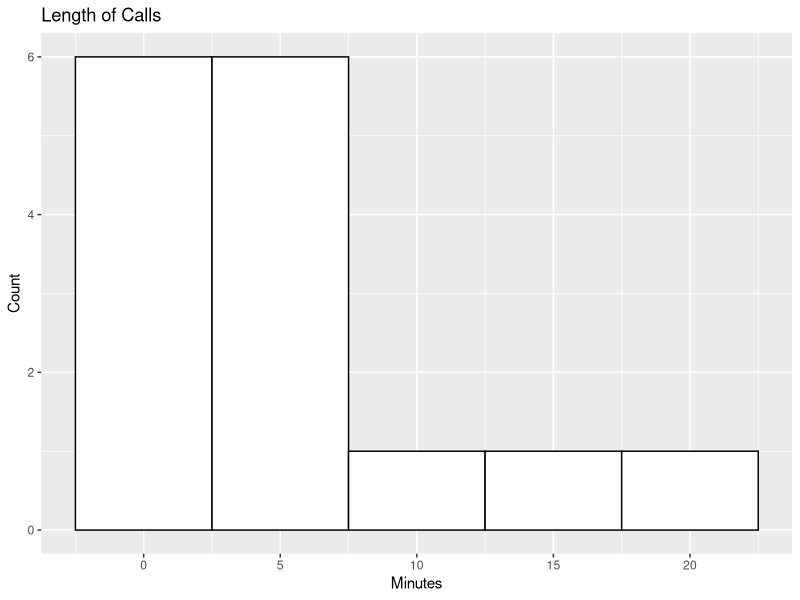
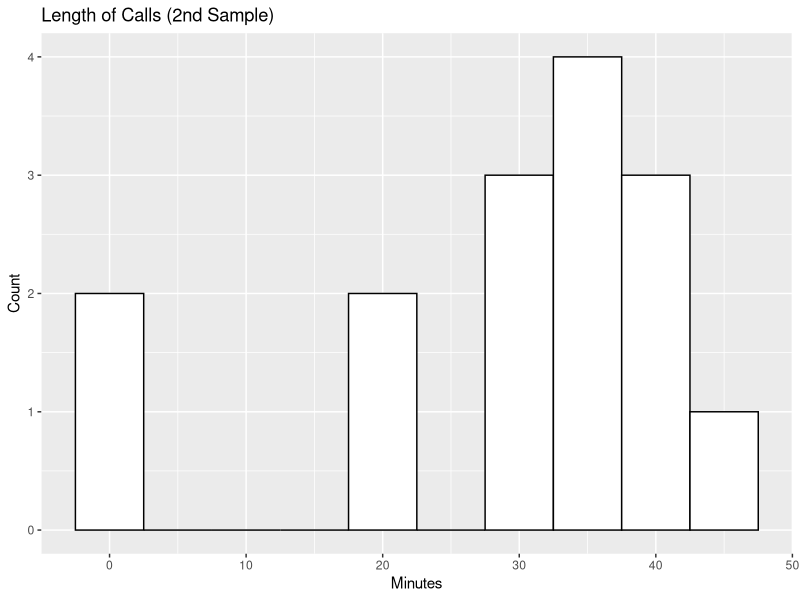
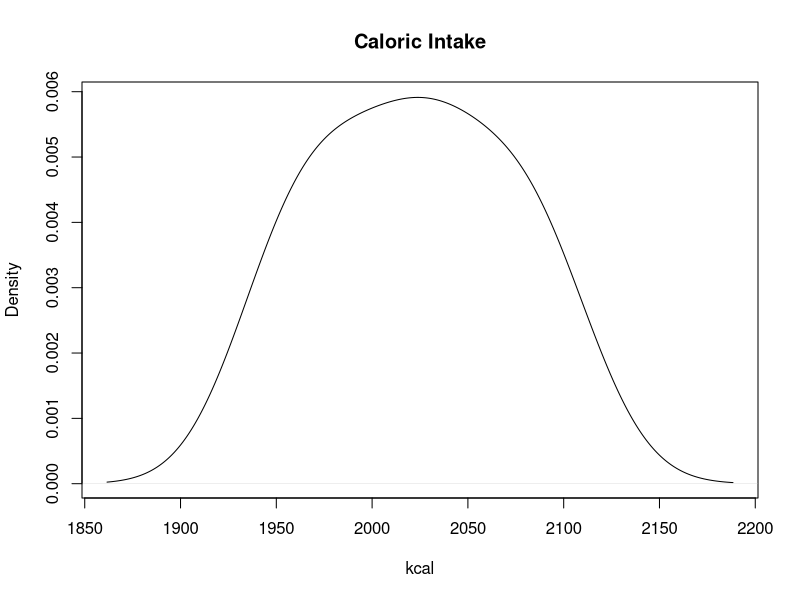
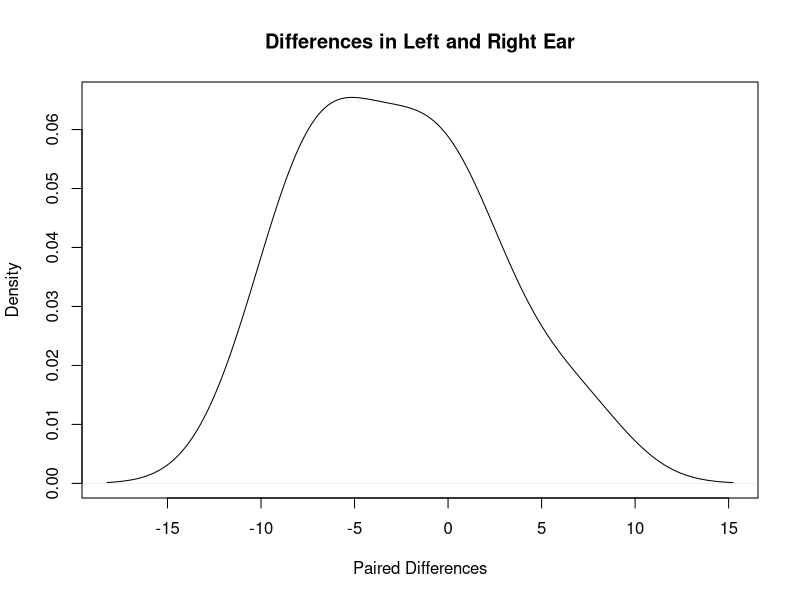
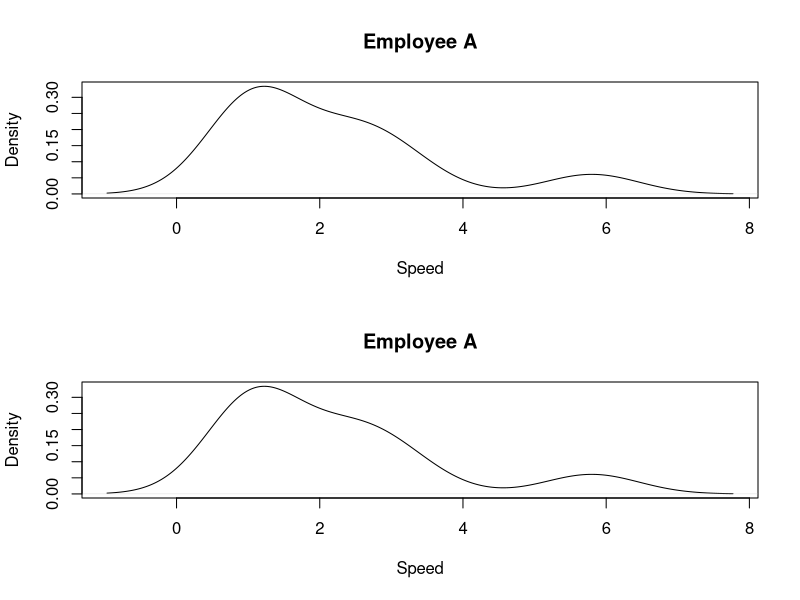

Source code (R) for these figures, in order:
## ---- chunk 1
library(ggplot2)

## Sampled data
calls1 <- c(2,1,3,3,3,3,1,3,16,2,2,12,20,3,1)

## Histogram of sampled data
ggplot(data.frame(calls1), aes(x=calls1)) + 
  geom_histogram(binwidth = 5, color = "black", fill = "white") + 
  labs(title = "Length of Calls",
    x = "Minutes", y = "Count")

## Determine test statistic
v <- sum(calls1 > 5)
v

## Determine sample size
n <- length(calls1)

## Determine p-value
binom.test(v, n, alternative="less")

## Compare p-value with
pbinom(v, n, 0.5)
## ---- chunk 2
calls2 <- c(22,35,31,41,36,1,21,37,1,42,32,33,28,41,44)

## Histogram of sampled data
ggplot(data.frame(calls2), aes(x=calls2)) + 
  geom_histogram(binwidth = 5, color = "black", fill = "white") + 
  labs(title = "Length of Calls (2nd Sample)",
    x = "Minutes", y = "Count")

v2 <- sum(calls2 > 30)
v2

## Determine sample size
n2 <- length(calls2)

## Determine p-value
binom.test(v2, n2, alternative="greater")

## Compare p-value with
1 - pbinom(v2 - 1, n2, 0.5)
## or
pbinom(v2 - 1, n2, 0.5, lower.tail = FALSE)
## ---- chunk 3
v3 <- sum(calls2 > 25)
v3

## Determine p-value
binom.test(v3, n2, alternative="two.sided")

## Compare with
2*(1 - pbinom(v3 - 1, 15, 0.5))
## ---- chunk 4
caloric_intake <- c(1950, 2020, 2100, 1985, 2040, 1990, 2070, 2030, 1955, 2080)

## check is data looks symmetric.
## Symmetry needed for Wilcoxon Rank Sign Test
## Otherwise use Sign Test
plot(density(caloric_intake), main ="Caloric Intake", xlab = "kcal")
## OK. Somewhat symmetric

## sample size 10
## no tied tanks. Function will display a message if they exist
## no value equal to null. Function will display a message if they exist
wilcox.test(caloric_intake, mu = 2000, alternative = "two.sided")
## ---- chunk 5
v4 <- sum(caloric_intake > 2000)
v4

## Determine p-value
binom.test(v4, 10, alternative = "two.sided")

## Compare with
2*(1 - pbinom(v4 - 1, 10, 0.5))
## ---- chunk 6
## Correct word counts
left <- c(25, 29, 10, 31, 27, 24, 27, 29, 30, 32, 20, 25)
right <- c(32, 30, 7, 36, 20, 32, 26, 33, 32, 32, 30, 32)

## paired differences
paired_diff <- left - right

plot(density(paired_diff), main ="Differences in Left and Right Ear", xlab = "Paired Differences")

v5 <- sum(paired_diff > 0)
v5

## Determine p-value
binom.test(v5, length(paired_diff), alternative="two.sided")

## Compare with
2*(pbinom(v5, length(paired_diff), 0.5))
## ---- chunk 7
wilcox.test(left, right, alternative="two.sided", paired=TRUE, exact = FALSE)

## OR

wilcox.test(paired_diff, alternative="two.sided", exact = FALSE)
## ---- chunk 8
## Register data
rpA <- c(5.8, 1, 1.1, 2.1, 2.5, 1.1, 1, 1.2, 3.2, 2.7)
rpB <- c(1.5, 2.7, 6.6, 4.6, 1.1, 1.2, 5.7, 3.2, 1.2, 1.3)

par(mfrow=c(2,1))
plot(density(rpA), main = "Employee A", xlab="Speed")
plot(density(rpA), main = "Employee A", xlab="Speed")

## Conduct the test
wilcox.test(rpA, rpB, alternative = "two.sided", exact = FALSE)
